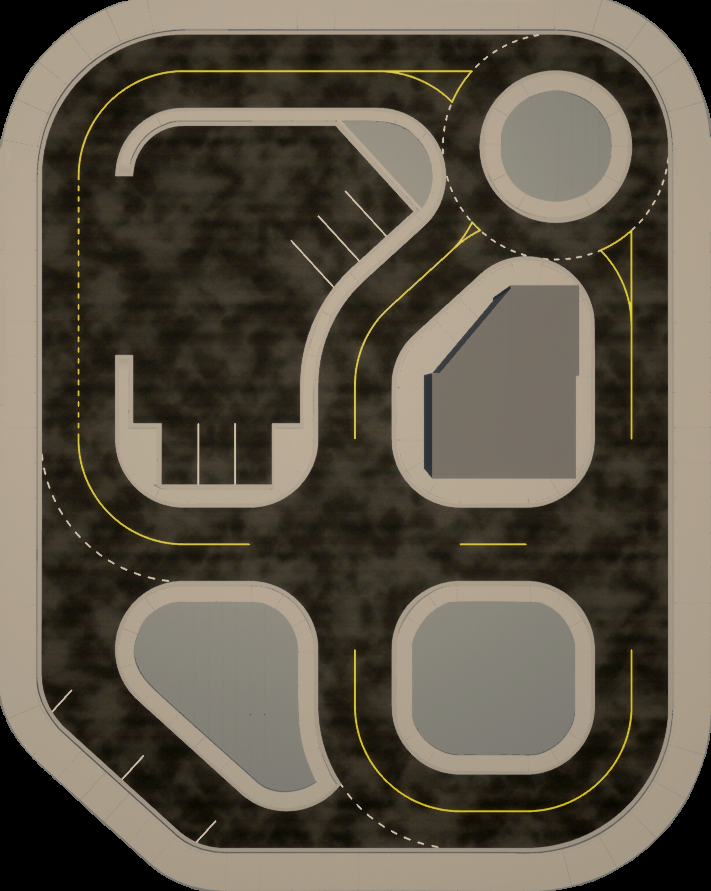
#> input picture 自动驾驶实验程序/3_行驶控制/3.2_车辆转向控制/cityscape.png, 711 x 891 px
$ python -i test3.py   (imports and definitions only)
#> lines starting #> are read from the running program, lines starting #| are printed output that depends on the picture; after the words box and inside, x2 and y2 are one past the last pixel; in counts of white or black regions, pixels touching at a corner belong together
#> further down, picture is the input picture: shape (891, 711, 3); mean B, G, R 72, 85.3, 92.7
from pal.products.qcar import QCar, QCarRealSense
import time
import numpy as np
import cv2

# --- 控制参数：速度与避障触发 ---
BASE_SPEED = 0.15        # 巡航油门（0~1）
AVOID_STEER = 0.15       # 避障转角幅度，越大转向越激进
LOOK_AHEAD_DIST = 1.5    # 障碍触发阈值（米）

# --- 状态机各阶段持续时间（秒）---
T_OUT = 0.53             # STEP1: 向左斜出
T_FIX = 0.53             # STEP2: 反向回正并与障碍平行
T_PASS = 1.8             # STEP3: 直行通过障碍
T_IN = 0.47              # STEP4: 向右斜回原车道
T_ALIGN = 0.47           # STEP5: 左打回正，恢复原朝向

# --- 设备初始化 ---
# [1 line that did not run here, left out]
# [1 line not run here, left out]
# [1 line that did not run here, left out]

# RealSense 初始帧可能不稳定，先短暂预热可降低首帧阻塞概率
# [2 lines not run here, left out]

startTime = time.time()
state = 'FORWARD'
state_timer = 0

def get_t():
    # 返回程序运行到当前的相对时间（秒）
    return time.time() - startTime

# --- 车道线检测参数 ---
# HSV 颜色阈值（用于左右轨迹线可视化）
YELLOW_LOWER = np.array([20, 100, 100])
YELLOW_UPPER = np.array([40, 255, 255])
GREEN_LOWER = np.array([35, 50, 50])
GREEN_UPPER = np.array([85, 255, 255])

# 只处理图像底部区域，减少远处干扰并提升速度
ROI_Y_START = 0.4

def detect_lane_lines(rgb_img, color='yellow'):
    """检测并绘制指定颜色车道线。

    参数:
        rgb_img: BGR 图像
        color: 'yellow' 或 'green'
    返回:
        绘制车道线后的图像
    """
#> called with color = 'yellow'
    hsv = cv2.cvtColor(rgb_img, cv2.COLOR_BGR2HSV)
#> hsv: shape (891, 711, 3); mean H, S, V 18.8, 69.7, 92.7

    if color == 'yellow':
        mask = cv2.inRange(hsv, YELLOW_LOWER, YELLOW_UPPER)
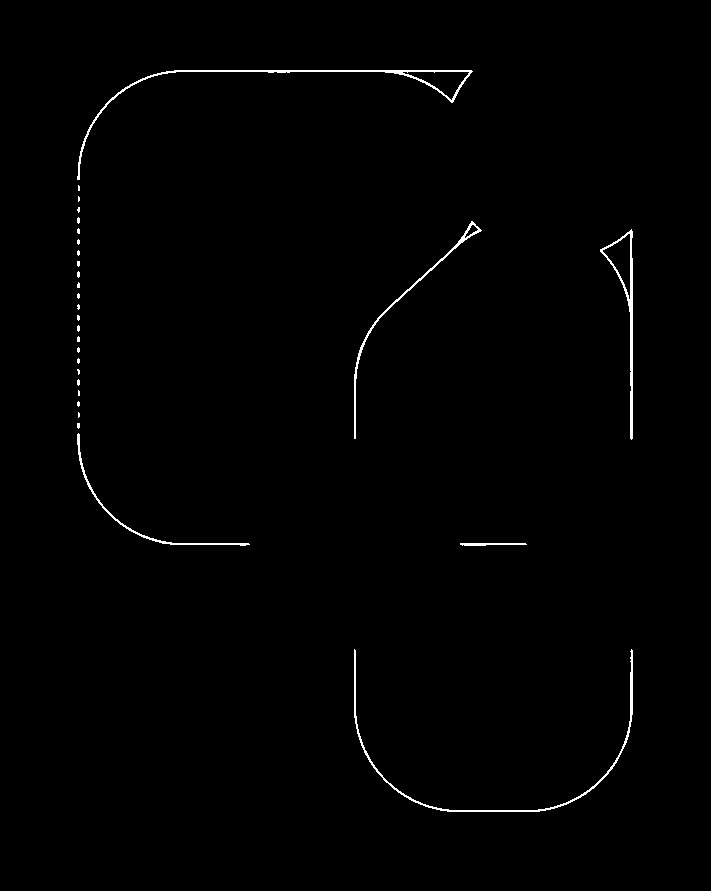
#> mask: shape (891, 711); 0.77% white in thin lines or dots, all inside (x1, y1, x2, y2) = (77, 70, 633, 812)
    else:  # green
        mask = cv2.inRange(hsv, GREEN_LOWER, GREEN_UPPER)

    # ROI: 仅保留底部区域
    h, w = mask.shape
#> h = 891; w = 711
    roi_mask = mask[int(h*ROI_Y_START):, :]
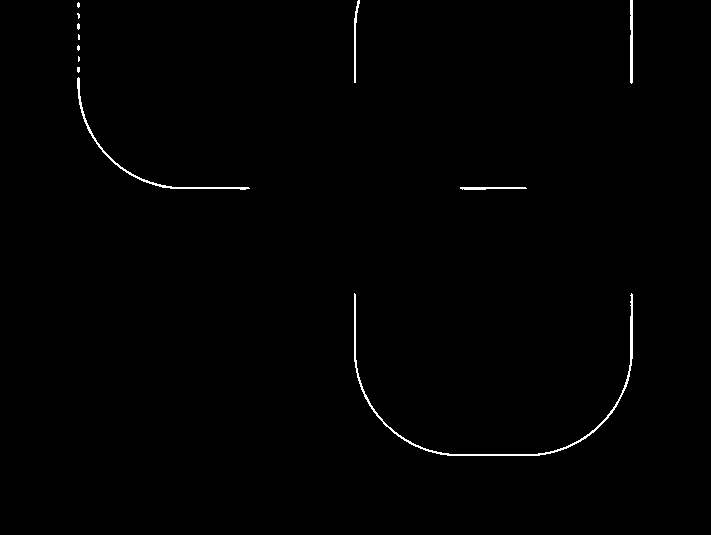
#> roi_mask: shape (535, 711); 0.61% white in thin lines or dots, all inside (x1, y1, x2, y2) = (77, 0, 633, 456)

    # 边缘检测
    edges = cv2.Canny(roi_mask, 50, 150)
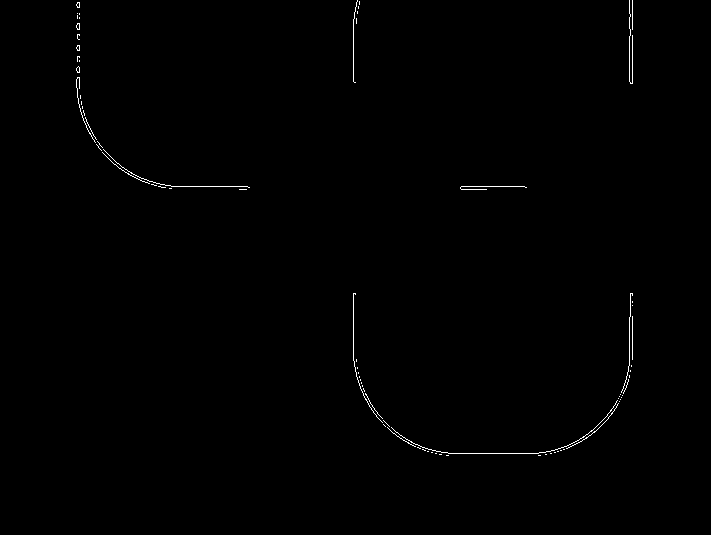
#> edges: shape (535, 711); 0.4% white in thin lines or dots, all inside (x1, y1, x2, y2) = (76, 0, 633, 456)

    # 霍夫变换检测直线
    lines = cv2.HoughLinesP(edges, 1, np.pi/180, 50, minLineLength=50, maxLineGap=30)
#> lines = [[461, 186, 524, 186], [629, 81, 629, 0], [353, 360, 353, 293], [435, 453, 551, 453], [632, 359, 632, 293], [628, 381, 630, 293], [353, 31, 353, 81], [154, 185, 212, 186], [79, 107, 79, 2]]

    # 将检测结果绘制回原图
    result_img = rgb_img.copy()
    line_color = (0, 255, 255) if color == 'yellow' else (0, 255, 0)  # 黄色或绿色

    if lines is not None:
        for line in lines:
            x1, y1, x2, y2 = line[0]
            # ROI 内坐标还原为原图坐标
            y1 += int(h * ROI_Y_START)
            y2 += int(h * ROI_Y_START)
            cv2.line(result_img, (x1, y1), (x2, y2), line_color, 3)
#> this loop made 9 passes
#> (line, x1, y1, x2, y2) on passes 1 to 9: ([[461, 186, 524, 186]], 461, 542, 524, 542), ([[629, 81, 629, 0]], 629, 437, 629, 356), ([[353, 360, 353, 293]], 353, 716, 353, 649), ([[435, 453, 551, 453]], 435, 809, 551, 809), ([[632, 359, 632, 293]], 632, 715, 632, 649), ([[628, 381, 630, 293]], 628, 737, 630, 649), ([[353, 31, 353, 81]], 353, 387, 353, 437), ([[154, 185, 212, 186]], 154, 541, 212, 542), ([[79, 107, 79, 2]], 79, 463, 79, 358)
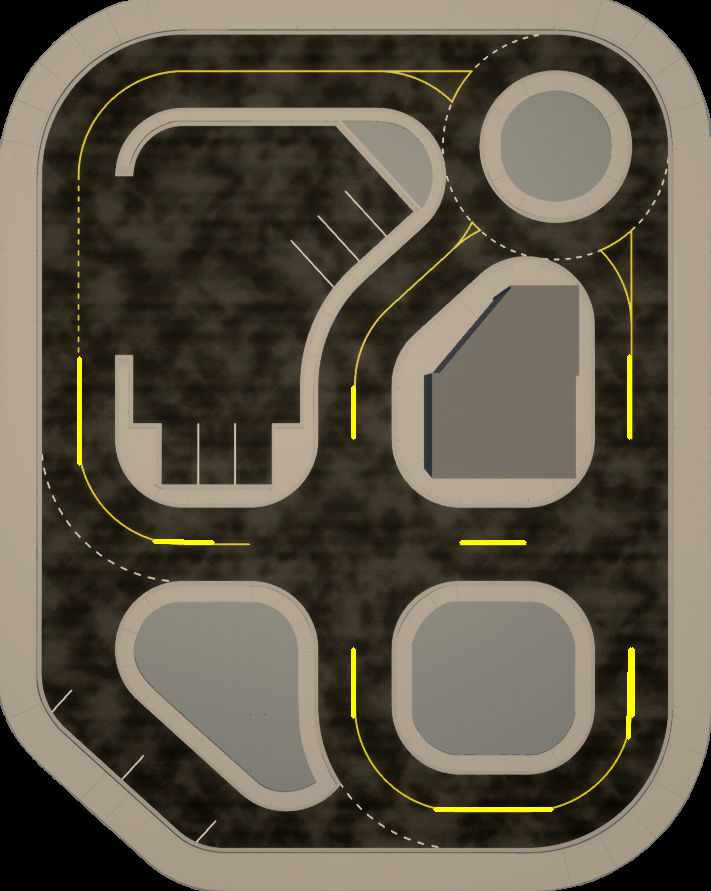
#> result_img: shape (891, 711, 3); 0.54% of pixels changed, all inside (x1, y1, x2, y2) = (77, 354, 635, 812)

    return result_img

def get_warning_color(distance):
    """根据障碍距离返回预警颜色（BGR）。"""
    if distance < 1.0:
        return (0, 0, 255)  # 红色 - 危险
    elif distance < 1.5:
        return (0, 255, 255)  # 黄色 - 警告
    else:
        return (0, 255, 0)  # 绿色 - 安全

# [124 lines not run here, left out]

>>> import cv2
>>> picture = cv2.imread('../3_行驶控制/3.2_车辆转向控制/cityscape.png')
>>> result = detect_lane_lines(picture)
